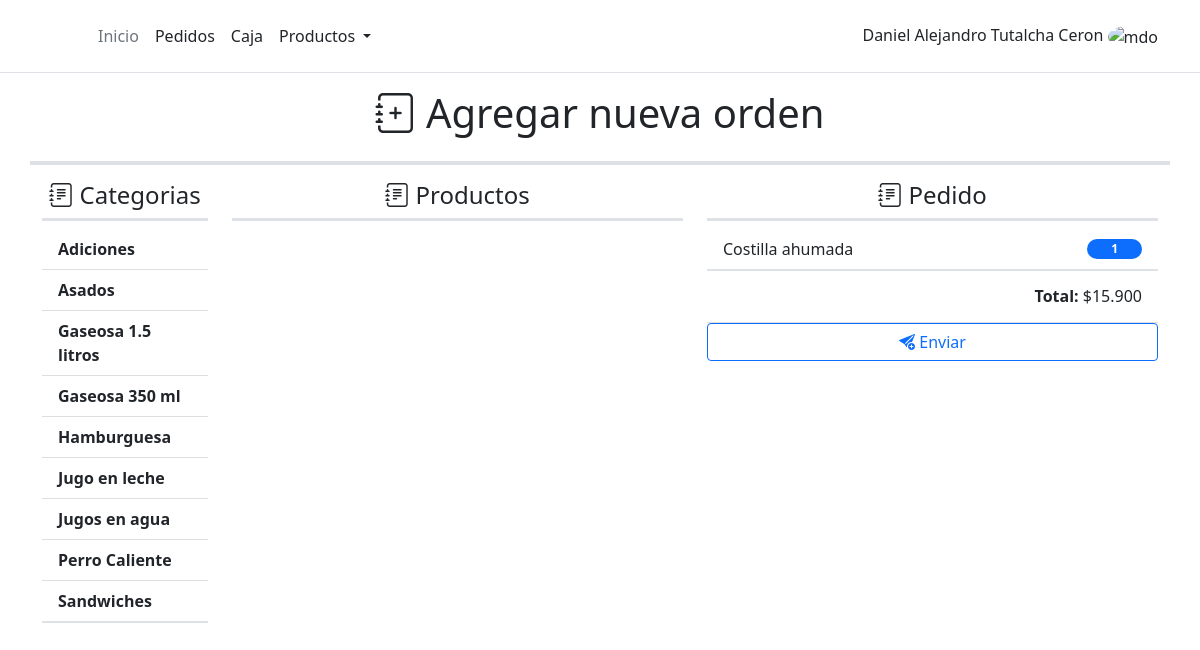
The page /order/update-order/70/ on the database as committed earlier.
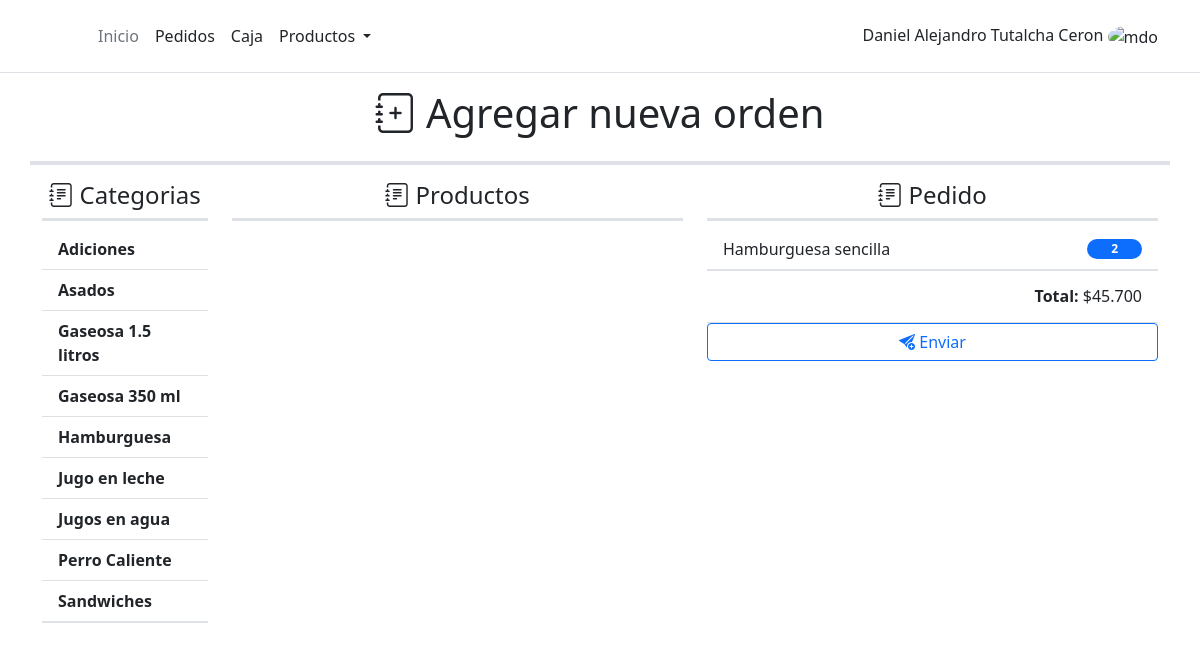
The same page on the database as committed later.
### product/models.py (models this page shows, shortened)
class Category(models.Model):
    name = models.CharField(max_length=100)
    description = models.TextField()
    work_section = models.ForeignKey(Work_Section, on_delete = models.PROTECT)
    status = models.BooleanField(default=True)
    created = models.DateTimeField(auto_now_add=True, verbose_name="Fecha de creación")
    updated = models.DateTimeField(auto_now=True, verbose_name="Fecha de edición")
    class Meta:
        ordering = ['name']

class Product(models.Model):
    code = models.IntegerField(unique=True)
    name = models.CharField(max_length=100)
    sale_price = models.IntegerField()
    category = models.ForeignKey(Category,on_delete=models.CASCADE)
    description = models.TextField()
    status = models.BooleanField(default= True)
    created = models.DateTimeField(auto_now_add=True, verbose_name="Fecha de creación")
    updated = models.DateTimeField(auto_now=True, verbose_name="Fecha de edición")
    class Meta:
        ordering = ['code']

### work_order/models.py (models this page shows, shortened)
class Order_Detail(models.Model):
    order = models.ForeignKey(Order, on_delete=models.CASCADE)
    product =  models.ForeignKey(Product, on_delete=SET_NULL, null = True)
    quantity_product = models.IntegerField()
    comment = models.TextField(max_length=200, null = True)
    status = models.BooleanField(default=True)
    created = models.DateTimeField(auto_now_add=True, verbose_name="Fecha de creación")
    updated = models.DateTimeField(auto_now=True, verbose_name="Fecha de edición")

class Order(models.Model):
    total_price = models.IntegerField(default=0)
    table = models.ForeignKey(Table,on_delete=SET_NULL, null = True)
    status = models.BooleanField(default=True)
    comment = models.TextField(max_length=0, blank = True)
    created = models.DateTimeField(auto_now_add=True, verbose_name="Fecha de creación")
    updated = models.DateTimeField(auto_now=True, verbose_name="Fecha de edición")

### work_order/views.py (the view, shortened to what this page needs)
# urls.py: path('update-order/<int:pk>/',UpdateOrderView.as_view(), name='update_order'),
class UpdateOrderView(UpdateView):
    model = Order
    template_name = 'work_order/order.html'
    fields = '__all__'
    def get_context_data(self, **kwargs):
        context = super().get_context_data(**kwargs)
        context['categories'] = Category.objects.filter(status=True)
        context['list_detail'] = Order_Detail.objects.filter(order__id = self.get_object().pk, status = True)
        return context

### work_order/templates/work_order/order.html (shortened to what this page needs)
{% extends "core/base.html" %}
{% load static%}
{% load humanize %}
{% block content%}
<div class="row pb-3 border-4 border-bottom">
	<h1 class="text-center"><i class="bi bi-journal-plus"></i> Agregar nueva orden</h1>
</div>
<div class="row">
	<div class="col-lg-2 col-md-5 py-3">
		<div class="border-3 border-bottom">
			<h4 class="text-center"><i class="bi bi-journal-text"></i> Categorias</h4>
		</div>
		<div class="list-group list-group-flush mt-2 border-2 border-bottom" id="div_categories">
			{% for category in categories %}
			<button type="button" id="btn_categories_list_{{category.id}}" class="list-group-item list-group-item-action" onclick="list_product({{category.id}})"><b>{{category.name}}</b></button>
			{% endfor %}
		</div>
	</div>
	<div class="col-lg-5 col-md-7 py-3 ">
		<div class="border-3 border-bottom">
			<h4 class="text-center"><i class="bi bi-journal-text"></i> Productos</h4>
		</div>
	</div>
	<div class="col-lg-5 py-3">
		<div class="border-3 border-bottom">
			<h4 class="text-center"><i class="bi bi-journal-text"></i> Pedido</h4>
		</div>
		<div class=" mt-2">
			<ul class="list-group list-group-flush " id="detail_list">
					{% for detail in list_detail%}
					<button class="list-group-item d-flex justify-content-between align-items-center" id="product_detail_{{detail.product.code}}" onclick="get_detail_order({{detail.pk}},{{detail.product.code}})" >
						{{detail.product.name}}
						<span class='badge bg-primary rounded-pill px-4' id='quantity_span_{{detail.product.code}}'>{{detail.quantity_product}}</span>
					</button>
					{% endfor %}
			</ul>
			{%if order %}
			<ul class="list-group list-group-flush pt-2 border-2 border-top" id="footer_order_list">
				<li class="list-group-item text-end" id='total_price'>
					<h6><b>Total: </b>${{order.total_price | intcomma}}</h6>
				</li>
				<button type="button" id='btn_send_order' class="btn btn-outline-primary" onclick="update_order({{order.pk}})"><i class="bi bi-send-plus-fill"></i> Enviar</button>
			</ul>
			{%endif%}
		</div>
	</div>
</div>
{% endblock%}

Rows that differ between the two databases and show on the page:
no longer on this page (row edited): Order_Detail: product.name "Costilla ahumada", quantity_product "1"
added Order_Detail: product.name "Hamburguesa sencilla", quantity_product "2"
changed Order: total_price "15.900" → "45.700"
